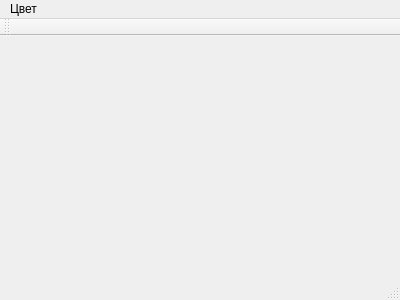
<?xml version="1.0" encoding="UTF-8"?>
<ui version="4.0">
 <class>Example</class>
 <widget class="QMainWindow" name="Example">
  <property name="geometry">
   <rect>
    <x>0</x>
    <y>0</y>
    <width>400</width>
    <height>300</height>
   </rect>
  </property>
  <property name="windowTitle">
   <string>Example</string>
  </property>
  <widget class="QWidget" name="centralWidget"/>
  <widget class="QMenuBar" name="menuBar">
   <property name="geometry">
    <rect>
     <x>0</x>
     <y>0</y>
     <width>400</width>
     <height>26</height>
    </rect>
   </property>
   <widget class="QMenu" name="menu">
    <property name="title">
     <string>Цвет</string>
    </property>
    <addaction name="separator"/>
    <addaction name="action_2"/>
    <addaction name="action_3"/>
   </widget>
   <addaction name="menu"/>
  </widget>
  <widget class="QToolBar" name="mainToolBar">
   <attribute name="toolBarArea">
    <enum>TopToolBarArea</enum>
   </attribute>
   <attribute name="toolBarBreak">
    <bool>false</bool>
   </attribute>
  </widget>
  <widget class="QStatusBar" name="statusBar"/>
  <action name="action_2">
   <property name="text">
    <string>Красный</string>
   </property>
  </action>
  <action name="action_3">
   <property name="text">
    <string>Синий</string>
   </property>
  </action>
 </widget>
 <layoutdefault spacing="6" margin="11"/>
 <resources/>
 <connections/>
</ui>
